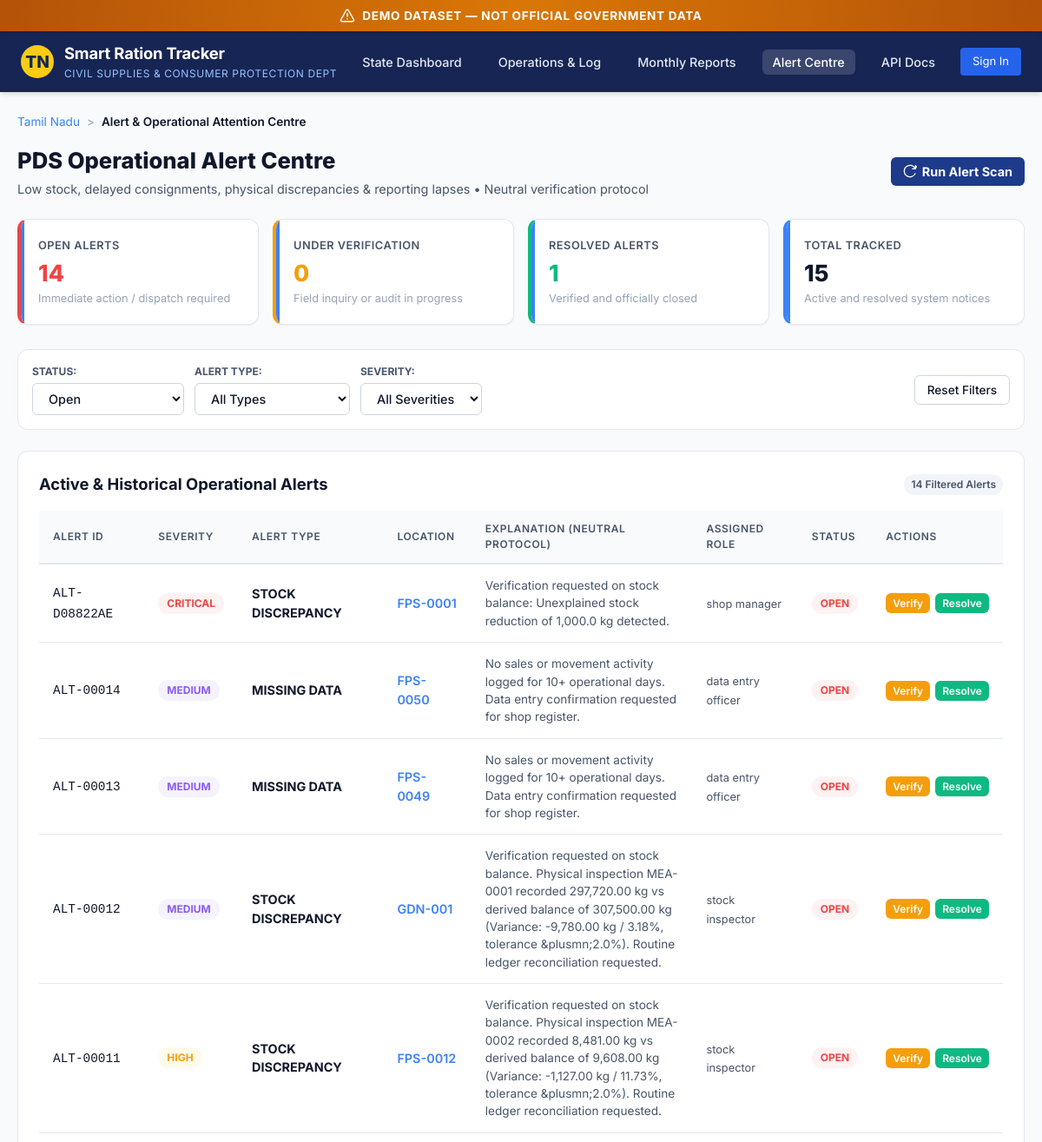
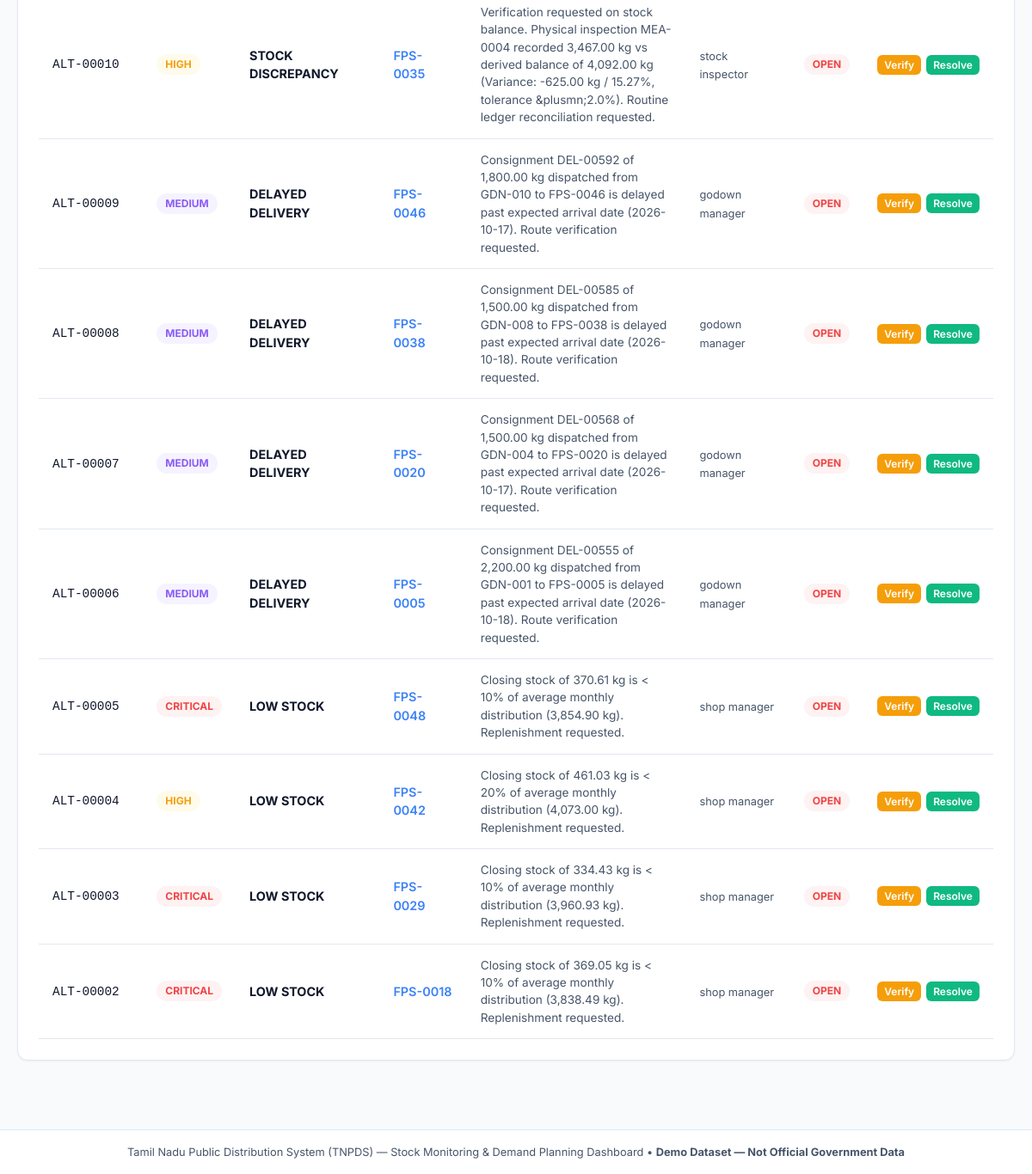
Screenshot of /alerts with the database file from the repository (2 pictures, top to bottom).
### app/models/entities.py (models this page shows, shortened)
class Alert(Base):
    __tablename__ = "alerts"
    id = Column(String(50), primary_key=True, index=True)  # e.g., ALT-00001
    location_type = Column(String(20), nullable=False, index=True)
    location_id = Column(String(30), nullable=False, index=True)
    item_id = Column(Integer, ForeignKey("commodities.id"), nullable=True)
    alert_type = Column(String(50), nullable=False, index=True)  # LOW_STOCK, REPLENISHMENT_REQUIRED, etc.
    severity = Column(String(20), nullable=False)                # LOW, MEDIUM, HIGH, CRITICAL
    timestamp = Column(DateTime, default=lambda: datetime.now(timezone.utc), nullable=False, index=True)
    explanation = Column(Text, nullable=False)
    assigned_role = Column(String(50), nullable=False)
    status = Column(String(30), default="OPEN", nullable=False, index=True)
    verification_notes = Column(Text, nullable=True)
    resolution_date = Column(DateTime, nullable=True)
    @property
    def message(self) -> str:
        return self.explanation
    @property
    def assigned_to(self) -> str:
        return self.assigned_role

### app/main.py (the view)
@app.get("/alerts", response_class=HTMLResponse, tags=["Alerts"])
def get_alerts_page(
    request: Request,
    db: Session = Depends(get_db),
    current_user: Optional[User] = Depends(get_optional_current_user),
):
    if db.query(Alert).count() == 0:
        scan_and_generate_alerts(db)
    query = db.query(Alert)
    if current_user:
        if current_user.role == "shop_manager" and current_user.shop_id:
            query = query.filter(Alert.location_type == "shop", Alert.location_id == current_user.shop_id)
        elif current_user.role == "godown_manager" and current_user.godown_id:
            query = query.filter(Alert.location_id == current_user.godown_id)
    alerts = query.order_by(Alert.timestamp.desc()).all()
    stats = {
        "open": sum(1 for a in alerts if a.status == "OPEN"),
        "under_verification": sum(1 for a in alerts if a.status == "UNDER_VERIFICATION"),
        "resolved": sum(1 for a in alerts if a.status == "RESOLVED"),
        "total": len(alerts),
    }
    return templates.TemplateResponse(
        request,
        "alerts.html",
        {
            "active_page": "alerts",
            "alerts": alerts,
            "stats": stats,
            "current_user": current_user,
        },
    )

### app/templates/alerts.html (shortened to what this page needs)
{% extends "base.html" %}
{% block content %}
<div class="breadcrumb">
  <a href="/">Tamil Nadu</a>
  <span class="breadcrumb-separator">&gt;</span>
  <span style="color: var(--text-primary); font-weight: 600;">Alert &amp; Operational Attention Centre</span>
</div>
<div class="page-header">
  <div>
    <h1 class="page-title">PDS Operational Alert Centre</h1>
    <p class="page-subtitle">Low stock, delayed consignments, physical discrepancies &amp; reporting lapses &bull; Neutral verification protocol</p>
  </div>
  <div class="controls-group">
    <button onclick="triggerScan()" class="select-input" style="background:var(--primary); color:#ffffff; font-weight:700; border:none; cursor:pointer; display:inline-flex; align-items:center; gap:6px;">
      <svg width="16" height="16" viewBox="0 0 24 24" fill="none" stroke="currentColor" stroke-width="2"><path d="M21.5 2v6h-6M21.34 15.57a10 10 0 1 1-.57-8.38l5.67-5.67"/></svg>
      Run Alert Scan
    </button>
  </div>
</div>
<section class="cards-grid" aria-label="Alert Counts">
  <div class="stat-card" style="border-left: 4px solid var(--status-critical);">
    <div class="card-label">Open Alerts</div>
    <div class="card-value" style="color: var(--status-critical);" id="statOpen">
      {{ stats.open }}
    </div>
    <div class="card-subtext">Immediate action / dispatch required</div>
  </div>
  <div class="stat-card" style="border-left: 4px solid var(--status-low);">
    <div class="card-label">Under Verification</div>
    <div class="card-value" style="color: var(--status-low);" id="statUnderVerif">
      {{ stats.under_verification }}
    </div>
    <div class="card-subtext">Field inquiry or audit in progress</div>
  </div>
  <div class="stat-card" style="border-left: 4px solid var(--status-normal);">
    <div class="card-label">Resolved Alerts</div>
    <div class="card-value" style="color: var(--status-normal);" id="statResolved">
      {{ stats.resolved }}
    </div>
    <div class="card-subtext">Verified and officially closed</div>
  </div>
  <div class="stat-card" style="border-left: 4px solid var(--primary-light);">
    <div class="card-label">Total Tracked</div>
    <div class="card-value" id="statTotal">
      {{ stats.total }}
    </div>
    <div class="card-subtext">Active and resolved system notices</div>
  </div>
</section>
<div style="background:#ffffff; border:1px solid var(--border-subtle); border-radius:var(--radius); padding:16px; margin-bottom:24px; display:flex; flex-wrap:wrap; gap:12px; align-items:center;">
  <div>
    <label for="filterStatus" style="font-size:0.75rem; font-weight:700; color:var(--text-secondary); display:block; margin-bottom:4px;">STATUS:</label>
    <select id="filterStatus" class="select-input" onchange="applyFilters()">
      <option value="OPEN" selected>Open</option>
    </select>
  </div>
  <div>
    <label for="filterType" style="font-size:0.75rem; font-weight:700; color:var(--text-secondary); display:block; margin-bottom:4px;">ALERT TYPE:</label>
    <select id="filterType" class="select-input" onchange="applyFilters()">
      <option value="">All Types</option>
    </select>
  </div>
  <div>
    <label for="filterSeverity" style="font-size:0.75rem; font-weight:700; color:var(--text-secondary); display:block; margin-bottom:4px;">SEVERITY:</label>
    <select id="filterSeverity" class="select-input" onchange="applyFilters()">
      <option value="">All Severities</option>
    </select>
  </div>
  <div style="margin-left:auto;">
    <button onclick="resetFilters()" class="select-input" style="font-size:0.85rem; cursor:pointer;">Reset Filters</button>
  </div>
</div>
<section class="table-card" aria-label="Alerts Table">
  <div class="table-header">
    <h2 class="table-title">Active &amp; Historical Operational Alerts</h2>
    <span class="chart-badge" id="alertsCountBadge">{{ alerts | length }} Alerts</span>
  </div>
  <div class="table-responsive">
    <table class="custom-table" id="alertsTable">
      <thead>
        <tr>
          <th>Alert ID</th>
          <th>Severity</th>
          <th>Alert Type</th>
          <th>Location</th>
          <th>Explanation (Neutral Protocol)</th>
          <th>Assigned Role</th>
          <th>Status</th>
          <th>Actions</th>
        </tr>
      </thead>
      <tbody id="alertsTableBody">
        {% for a in alerts %}
        <tr id="row-{{ a.id }}" data-status="{{ a.status }}" data-type="{{ a.alert_type }}" data-severity="{{ a.severity }}">
          <td><code>{{ a.id }}</code></td>
          <td>
            <span class="badge {% if a.severity == 'CRITICAL' %}badge-critical{% elif a.severity == 'HIGH' %}badge-low{% else %}badge-delayed{% endif %}">
              {{ a.severity }}
            </span>
          </td>
          <td><strong>{{ a.alert_type.replace('_', ' ') }}</strong></td>
          <td>
            {% if a.location_type == 'godown' %}
              <a href="/godowns/{{ a.location_id }}" class="table-link">{{ a.location_id }}</a>
            {% else %}
              <a href="/shops/{{ a.location_id }}" class="table-link">{{ a.location_id }}</a>
            {% endif %}
          </td>
          <td style="max-width:340px; font-size:0.85rem; color:var(--text-secondary);">
            {{ a.explanation }}
          </td>
          <td><span style="font-size:0.8rem; color:var(--text-secondary);">{{ a.assigned_role.replace('_', ' ') }}</span></td>
          <td>
            <span class="badge {% if a.status == 'OPEN' %}badge-critical{% elif a.status == 'UNDER_VERIFICATION' %}badge-low{% else %}badge-normal{% endif %}">
              {{ a.status.replace('_', ' ') }}
            </span>
          </td>
          <td>
            {% if a.status != 'RESOLVED' %}
            <div style="display:flex; gap:6px;">
              {% if a.status == 'OPEN' %}
              <button onclick="openActionModal('{{ a.id }}', 'UNDER_VERIFICATION')" class="select-input" style="padding:4px 8px; font-size:0.75rem; background:#f59e0b; color:#ffffff; border:none; cursor:pointer; font-weight:600;">
                Verify
              </button>
              {% endif %}
              <button onclick="openActionModal('{{ a.id }}', 'RESOLVED')" class="select-input" style="padding:4px 8px; font-size:0.75rem; background:var(--status-normal); color:#ffffff; border:none; cursor:pointer; font-weight:600;">
                Resolve
              </button>
            </div>
            {% else %}
            <span style="font-size:0.75rem; color:var(--status-normal); font-weight:700;">&check; Closed</span>
            {% endif %}
          </td>
        </tr>
        {% endfor %}
      </tbody>
    </table>
  </div>
</section>
{% endblock %}

### app/templates/base.html (shortened to what this page needs)
<!DOCTYPE html>
<html lang="en">
<head>
  <link rel="stylesheet" href="/static/css/main.css">
  <link rel="stylesheet" href="https://unpkg.com/leaflet@1.9.4/dist/leaflet.css" />
</head>
<body>
  <aside class="demo-banner" role="banner" id="demoBanner">
    <svg width="18" height="18" viewBox="0 0 24 24" fill="none" stroke="currentColor" stroke-width="2" stroke-linecap="round" stroke-linejoin="round">
      <path d="m21.73 18-8-14a2 2 0 0 0-3.48 0l-8 14A2 2 0 0 0 4 21h16a2 2 0 0 0 1.73-3Z"/>
      <line x1="12" y1="9" x2="12" y2="13"/>
      <line x1="12" y1="17" x2="12.01" y2="17"/>
    </svg>
    <span>Demo Dataset — Not Official Government Data</span>
  </aside>
  <nav class="navbar" role="navigation">
    <a href="/" class="brand">
      <div class="brand-emblem">TN</div>
      <div>
        <div class="brand-title">Smart Ration Tracker</div>
        <div class="brand-subtitle">Civil Supplies & Consumer Protection Dept</div>
      </div>
    </a>
    <ul class="nav-links">
      <li><a href="/" class="{% if active_page == 'dashboard' %}active{% endif %}" id="navDashboard">State Dashboard</a></li>
      <li><a href="/transactions" class="{% if active_page == 'transactions' %}active{% endif %}" id="navTransactions">Operations &amp; Log</a></li>
      <li><a href="/reports" class="{% if active_page == 'reports' %}active{% endif %}" id="navReports">Monthly Reports</a></li>
      <li><a href="/alerts" class="{% if active_page == 'alerts' %}active{% endif %}" id="navAlerts">Alert Centre</a></li>
      <li><a href="/docs" target="_blank" id="navDocs">API Docs</a></li>
    </ul>
    <div style="display: flex; align-items: center; gap: 12px;">
      {% if current_user %}
      <div class="user-badge" id="userRoleBadge" style="display: flex; align-items: center; gap: 6px;">
        <span style="display:inline-block; width:8px; height:8px; border-radius:50%; background:#10b981;"></span>
        <span><strong>{{ current_user.full_name }}</strong> ({{ current_user.role }}{% if current_user.shop_id %}: {{ current_user.shop_id }}{% elif current_user.godown_id %}: {{ current_user.godown_id }}{% elif current_user.district_id %}: Dist {{ current_user.district_id }}{% endif %})</span>
      </div>
      <a href="/logout" class="btn" style="background:#fee2e2; color:#b91c1c; padding: 6px 12px; font-size: 12px; border-radius: 4px; text-decoration: none; border: 1px solid #fca5a5;">Sign Out</a>
      {% else %}
      <a href="/login" class="btn" style="background:#2563eb; color:white; padding: 6px 14px; font-size: 13px; border-radius: 4px; text-decoration: none;">Sign In</a>
      {% endif %}
    </div>
  </nav>
  <main class="main-container" id="mainContent">
    {% block content %}{% endblock %}
  </main>
  <footer class="footer">
    <p>Tamil Nadu Public Distribution System (TNPDS) — Stock Monitoring & Demand Planning Dashboard &bull; <strong>Demo Dataset — Not Official Government Data</strong></p>
  </footer>
</body>
</html>

### rows the page displays
Alert: id "ALT-D08822AE", severity "CRITICAL", alert_type.replace "STOCK DISCREPANCY", location_id "FPS-0001", explanation "Verification requested on stock balance: Unexplained stock reduction of 1,000.0 kg detected.", assigned_role.replace "shop manager", status.replace "OPEN"
Alert: id "ALT-00014", severity "MEDIUM", alert_type.replace "MISSING DATA", location_id "FPS-0050", explanation "No sales or movement activity logged for 10+ operational days. Data entry confirmation requested for shop register.", assigned_role.replace "data entry officer", status.replace "OPEN"
Alert: id "ALT-00013", severity "MEDIUM", alert_type.replace "MISSING DATA", location_id "FPS-0049", explanation "No sales or movement activity logged for 10+ operational days. Data entry confirmation requested for shop register.", assigned_role.replace "data entry officer", status.replace "OPEN"
Alert: id "ALT-00012", severity "MEDIUM", alert_type.replace "STOCK DISCREPANCY", location_id "GDN-001", explanation "Verification requested on stock balance. Physical inspection MEA-0001 recorded 297,720.00 kg vs derived balance of 307,500.00 kg (Variance: -9,780.00 kg / 3.18%, tolerance &plusmn;2.0%). Routine ledger reconciliation requested.", assigned_role.replace "stock inspector", status.replace "OPEN"
Alert: id "ALT-00011", severity "HIGH", alert_type.replace "STOCK DISCREPANCY", location_id "FPS-0012", explanation "Verification requested on stock balance. Physical inspection MEA-0002 recorded 8,481.00 kg vs derived balance of 9,608.00 kg (Variance: -1,127.00 kg / 11.73%, tolerance &plusmn;2.0%). Routine ledger reconciliation requested.", assigned_role.replace "stock inspector", status.replace "OPEN"
Alert: id "ALT-00010", severity "HIGH", alert_type.replace "STOCK DISCREPANCY", location_id "FPS-0035", explanation "Verification requested on stock balance. Physical inspection MEA-0004 recorded 3,467.00 kg vs derived balance of 4,092.00 kg (Variance: -625.00 kg / 15.27%, tolerance &plusmn;2.0%). Routine ledger reconciliation requested.", assigned_role.replace "stock inspector", status.replace "OPEN"
Alert: id "ALT-00009", severity "MEDIUM", alert_type.replace "DELAYED DELIVERY", location_id "FPS-0046", explanation "Consignment DEL-00592 of 1,800.00 kg dispatched from GDN-010 to FPS-0046 is delayed past expected arrival date (2026-10-17). Route verification requested.", assigned_role.replace "godown manager", status.replace "OPEN"
Alert: id "ALT-00008", severity "MEDIUM", alert_type.replace "DELAYED DELIVERY", location_id "FPS-0038", explanation "Consignment DEL-00585 of 1,500.00 kg dispatched from GDN-008 to FPS-0038 is delayed past expected arrival date (2026-10-18). Route verification requested.", assigned_role.replace "godown manager", status.replace "OPEN"
Alert: id "ALT-00007", severity "MEDIUM", alert_type.replace "DELAYED DELIVERY", location_id "FPS-0020", explanation "Consignment DEL-00568 of 1,500.00 kg dispatched from GDN-004 to FPS-0020 is delayed past expected arrival date (2026-10-17). Route verification requested.", assigned_role.replace "godown manager", status.replace "OPEN"
Alert: id "ALT-00006", severity "MEDIUM", alert_type.replace "DELAYED DELIVERY", location_id "FPS-0005", explanation "Consignment DEL-00555 of 2,200.00 kg dispatched from GDN-001 to FPS-0005 is delayed past expected arrival date (2026-10-18). Route verification requested.", assigned_role.replace "godown manager", status.replace "OPEN"
Alert: id "ALT-00005", severity "CRITICAL", alert_type.replace "LOW STOCK", location_id "FPS-0048", explanation "Closing stock of 370.61 kg is < 10% of average monthly distribution (3,854.90 kg). Replenishment requested.", assigned_role.replace "shop manager", status.replace "OPEN"
Alert: id "ALT-00004", severity "HIGH", alert_type.replace "LOW STOCK", location_id "FPS-0042", explanation "Closing stock of 461.03 kg is < 20% of average monthly distribution (4,073.00 kg). Replenishment requested.", assigned_role.replace "shop manager", status.replace "OPEN"
Alert: id "ALT-00003", severity "CRITICAL", alert_type.replace "LOW STOCK", location_id "FPS-0029", explanation "Closing stock of 334.43 kg is < 10% of average monthly distribution (3,960.93 kg). Replenishment requested.", assigned_role.replace "shop manager", status.replace "OPEN"
Alert: id "ALT-00002", severity "CRITICAL", alert_type.replace "LOW STOCK", location_id "FPS-0018", explanation "Closing stock of 369.05 kg is < 10% of average monthly distribution (3,838.49 kg). Replenishment requested.", assigned_role.replace "shop manager", status.replace "OPEN"

### other values shown
{{ stats.open }} "14"
{{ stats.under_verification }} "0"
{{ stats.resolved }} "1"
{{ stats.total }} "15"
